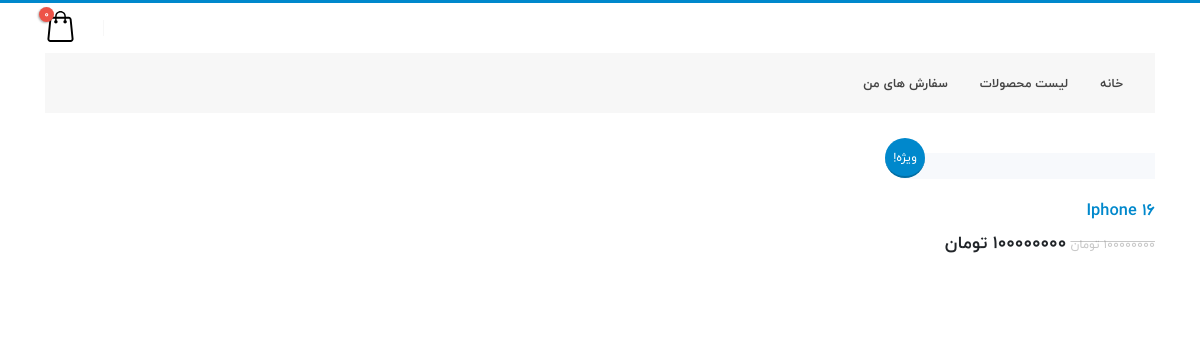
Before: /products/ with the older database file.
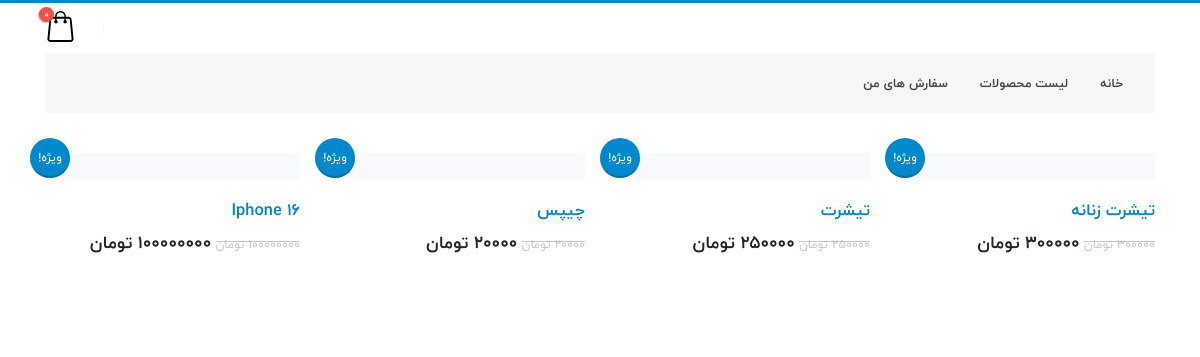
After: the same page with the newer database file.
### store/models.py (models this page shows, shortened)
class Product(models.Model):
    category = models.ForeignKey(Category, related_name='products', on_delete=models.CASCADE, verbose_name='دسته بندی')
    name = models.CharField(max_length=255, verbose_name='نام')
    slug = models.SlugField(max_length=255, verbose_name='اسلاگ')
    description = models.TextField(max_length=1200, verbose_name='توضیحات')
    inventory = models.PositiveIntegerField(default=0, verbose_name='موجودی')
    price = models.PositiveIntegerField(default=0, verbose_name='قیمت')
    weight = models.PositiveIntegerField(default=0, verbose_name='وزن')
    off = models.PositiveIntegerField(default=0, verbose_name='تخفیف')
    new_price = models.PositiveIntegerField(default=0, verbose_name='قیمت پس از تخفیف')
    created = models.DateTimeField(auto_now_add=True, verbose_name='زمان ایجاد')
    updated = models.DateTimeField(auto_now=True, verbose_name='زمان بروزرسانی')
    class Meta:
        ordering = ['-created']
        indexes = [
            models.Index(fields=['id', 'slug']),
            models.Index(fields=['name']),
            models.Index(fields=['-created']),
        ]
        verbose_name = 'محصول'
        verbose_name_plural = 'محصولات'
    def get_absolute_url(self):
        return reverse('store:product_detail', args=[self.id, self.slug])

### store/views.py (the view)
# urls.py: path('products/', views.product_list, name='product_list'),
def product_list(request, category_slug=None):
    category = None
    categories = Category.objects.all()
    products = Product.objects.all()
    if category_slug:
        category = get_object_or_404(Category, slug=category_slug)
        products = products.filter(category=category)
    context = {
        'category': category,
        'products': products,
        'categories': categories,
    }
    return render(request, "store/list.html", context)

### cart/cart.py (called while the page is built)
    def get_total_price(self):
        price = sum(item['price'] * item['quantity'] for item in self.cart.values())
        return price

    def __len__(self):
        return sum(item['quantity'] for item in self.cart.values())

### cart/context_processors.py (called while the page is built)
def cart(request):
    return {'cart': Cart(request)}

### store/models.py (called while the page is built)
    def get_absolute_url(self):
        return reverse('store:product_list_by_category', args=[self.slug])

### store/templates/store/list.html (shortened to what this page needs)
<!DOCTYPE html>
<html dir="rtl" lang="fa">
{% extends 'parent/base.html' %}
{% load static %}
{% block content %}
		<div class="body">
			<div role="main" class="main shop py-4">
				<div class="container">
					<div class="masonry-loader masonry-loader-showing">
						<div class="row products product-thumb-info-list" data-plugin-masonry data-plugin-options="{'layoutMode': 'fitRows'}">
                            {% for product in products %}
							<div class="col-12 col-sm-6 col-lg-3 product">
								<a href="{{ product.get_absolute_url }}">
									<span class="onsale">ویژه!</span>
								</a>
								<span class="product-thumb-info border-0">
									<a href="{{ product.get_absolute_url }}">
										<span class="product-thumb-info-image">
										</span>
									</a>
									<span class="product-thumb-info-content product-thumb-info-content pl-0 bg-color-light">
										<a href="{{ product.get_absolute_url }}">
											<h4 class="text-4 text-primary">{{ product.name }}</h4>
											<span class="price">
												<del><span class="amount">{{ product.price }} تومان</span></del>
												<ins><span class="amount text-dark font-weight-semibold">{{ product.new_price }} تومان</span></ins>
											</span>
										</a>
									</span>
								</span>
							</div>
                            {% endfor %}
						</div>
					</div>
				</div>
			</div>
		</div>
{% endblock %}

### store/templates/parent/base.html (shortened to what this page needs)
{% load static %}
<head>
		<link rel="stylesheet" href="/../static/css/bootstrap/bootstrap.min.css">
		<link rel="stylesheet" href="/../static/css/fontawesome-free/all.min.css">
		<link rel="stylesheet" href="/../static/css/animate/animate.min.css">
		<link rel="stylesheet" href="/../static/css/simple-line-icons/simple-line-icons.min.css">
		<link rel="stylesheet" href="/../static/css/owl-carousel/owl.carousel.min.css">
		<link rel="stylesheet" href="/../static/css/owl-carousel/owl.theme.default.min.css">
		<link rel="stylesheet" href="/../static/css/magnific-popup/magnific-popup.min.css">
		<link rel="stylesheet" href="/../static/css/bootstrap-star-rating/star-rating.min.css">
		<link rel="stylesheet" href="/../static/css/bootstrap-star-rating/theme.min.css">
		<link rel="stylesheet" href="/../static/css/theme.css">
		<link rel="stylesheet" href="/../static/css/theme-elements.css">
		<link rel="stylesheet" href="/../static/css/theme-blog.css">
		<link rel="stylesheet" href="/../static/css/theme-shop.css">
		<link rel="stylesheet" href="/../static/css/theme-blog.css">
		<link rel="stylesheet" href="/../static/css/theme-shop.css">
		<link rel="stylesheet" href="/../static/css/skins/default.css">
		<link rel="stylesheet" href="/../static/css/custom.css">
</head>
<body>
    {% include 'partials/header.html' %}
    {% include 'partials/navigation.html' %}
    {% block content %} {% endblock %}
    {% include 'partials/footer.html' %}
</body>

### store/templates/partials/header.html (shortened to what this page needs)
<header id="header" data-plugin-options="{'stickyEnabled': true, 'stickyEnableOnBoxed': true, 'stickyEnableOnMobile': true, 'stickyStartAt': 139, 'stickySetTop': '-139px', 'stickyChangeLogo': true}">
    <div class="header-body border-color-primary border-bottom-0 box-shadow-none" data-sticky-header-style="{'minResolution': 0}" data-sticky-header-style-active="{'background-color': '#f7f7f7'}" data-sticky-header-style-deactive="{'background-color': '#FFF'}">
    <div class="header-container container">
        <div class="header-row py-2">
            <div class="header-column justify-content-end">
                <div class="header-row">
                    <div class="header-nav-features">
                        <div class="header-nav-feature header-nav-features-cart header-nav-features-cart-big d-inline-flex ml-2" data-sticky-header-style="{'minResolution': 991}" data-sticky-header-style-active="{'top': '79px'}" data-sticky-header-style-deactive="{'top': '0'}">
                            {% with item_count=cart|length %}
                            <a href="{% url 'cart:cart_detail' %}" class="header-nav-features-toggle">
                                <img src="/../static/img/icon-cart-big.svg" height="34" alt="" class="header-nav-top-icon-img">
                                <span class="cart-info">
                                    <span id="item_count" class="cart-qty">{{ item_count }}</span>
                                </span>
                            </a>
                            {% endwith %}
                        </div>
                    </div>
                </div>
            </div>
        </div>
    </div>
    <div class="container">
        <div class="header-nav-bar bg-color-light-scale-1 mb-3 px-3 px-lg-0">
            <div class="header-row">
                <div class="header-column">
                    <div class="header-row justify-content-end">
                        <div class="header-nav header-nav-links justify-content-start" data-sticky-header-style="{'minResolution': 991}" data-sticky-header-style-active="{'margin-right': '150px'}" data-sticky-header-style-deactive="{'margin-right': '0'}">
                            <div class="header-nav-main header-nav-main-square header-nav-main-dropdown-no-borders header-nav-main-dropdown-arrow header-nav-main-effect-3 header-nav-main-sub-effect-1">
                                <nav class="collapse">
                                    <ul class="nav nav-pills" id="mainNav">
                                        <li class="dropdown">
                                            <a class="dropdown-item dropdown-toggle" href="{% url 'store:index' %}">
                                                خانه
                                            </a>
                                        </li>
                                        <li class="dropdown">
                                            <a class="dropdown-item dropdown-toggle" href="{% url 'store:product_list' %}">
                                                {% if category %}
                                                    لیست محصولات بر اساس دسته بندی: <span class="text-danger mx-2">{{ category.name }}</span>
                                                {% else %}
                                                لیست محصولات
                                                {% endif %}
                                            </a>
                                        </li>
                                        <li class="dropdown">
                                            <a class="dropdown-item dropdown-toggle" href="{% url 'orders:orders-list' %}">
                                                سفارش های من
                                            </a>
                                        </li>
                                    </ul>
                                </nav>
                            </div>
                        </div>
                    </div>
                </div>
            </div>
        </div>
    </div>
</div>
</header>

### store/templates/partials/navigation.html (shortened to what this page needs)
<!DOCTYPE html>
<html lang="en">
<head>
</head>
<body>
</body>
</html>

### store/templates/partials/footer.html (shortened to what this page needs)
<!DOCTYPE html>
<html lang="en">
<head>
</head>
<body>
</body>
</html>

### store/static/css/theme-shop.css (style rules this page uses)
.shop .products:after { content: "."; display: block; clear: both; visibility: hidden; line-height: 0; height: 0; }
.shop .products .product { position: relative; margin-bottom: 30px; }
.shop .products .product a { text-decoration: none; }
.shop .products .product .price { display: block; min-height: 31px; line-height: 31px; }
.shop .products .product .price del { color: rgba(145, 145, 145, 0.5); font-size: 0.7em; margin: -2px 0 0; }
.shop .products .product .price ins { text-decoration: none; }
.shop .products .product .price .amount { font-size: 1.3em; }
.shop .products .product .onsale { position: absolute; background-image: none; border-radius: 100%; right: auto; left: 0; top: -15px; text-shadow: none; width: 40px; height: 40px; line-height: 40px; display: inline-block; text-align: center; z-index: 10; box-shadow: none; font-size: 0.9em; color: #FFF; border-bottom: 2px solid transparent; }
.product-thumb-info { -webkit-transition: all 0.2s; transition: all 0.2s; padding: 0; position: relative; border: 0; border-bottom: 3px solid #E3E4E8; background: #F7F9FC; display: block; overflow: hidden; position: relative; text-decoration: none; max-width: 100%; text-align: center; border: 1px solid #DDD; text-decoration: none; }
.product-thumb-info a { text-decoration: none; display: inline-block; width: 100%; }
.product-thumb-info h4 { color: #404751; font-weight: 700; font-size: 1.4em; font-family: inherit; margin: 0; padding: 1px 0; }
.product-thumb-info .product-thumb-info-image { display: block; position: relative; }
.product-thumb-info .product-thumb-info-image:before { -webkit-transition: all 0.2s; transition: all 0.2s; content: ""; display: block; position: absolute; top: 0; right: 0; left: 0; bottom: 0; background: #FFF; width: 100%; height: 100%; opacity: 0; }
.product-thumb-info .product-thumb-info-content { padding: 15px; text-align: right; display: block; }

Changed rows visible on the page:
added Product: name "تیشرت زنانه", price "300000", new_price "300000"
added Product: name "تیشرت", price "250000", new_price "250000"
added Product: name "چیپس", price "20000"
